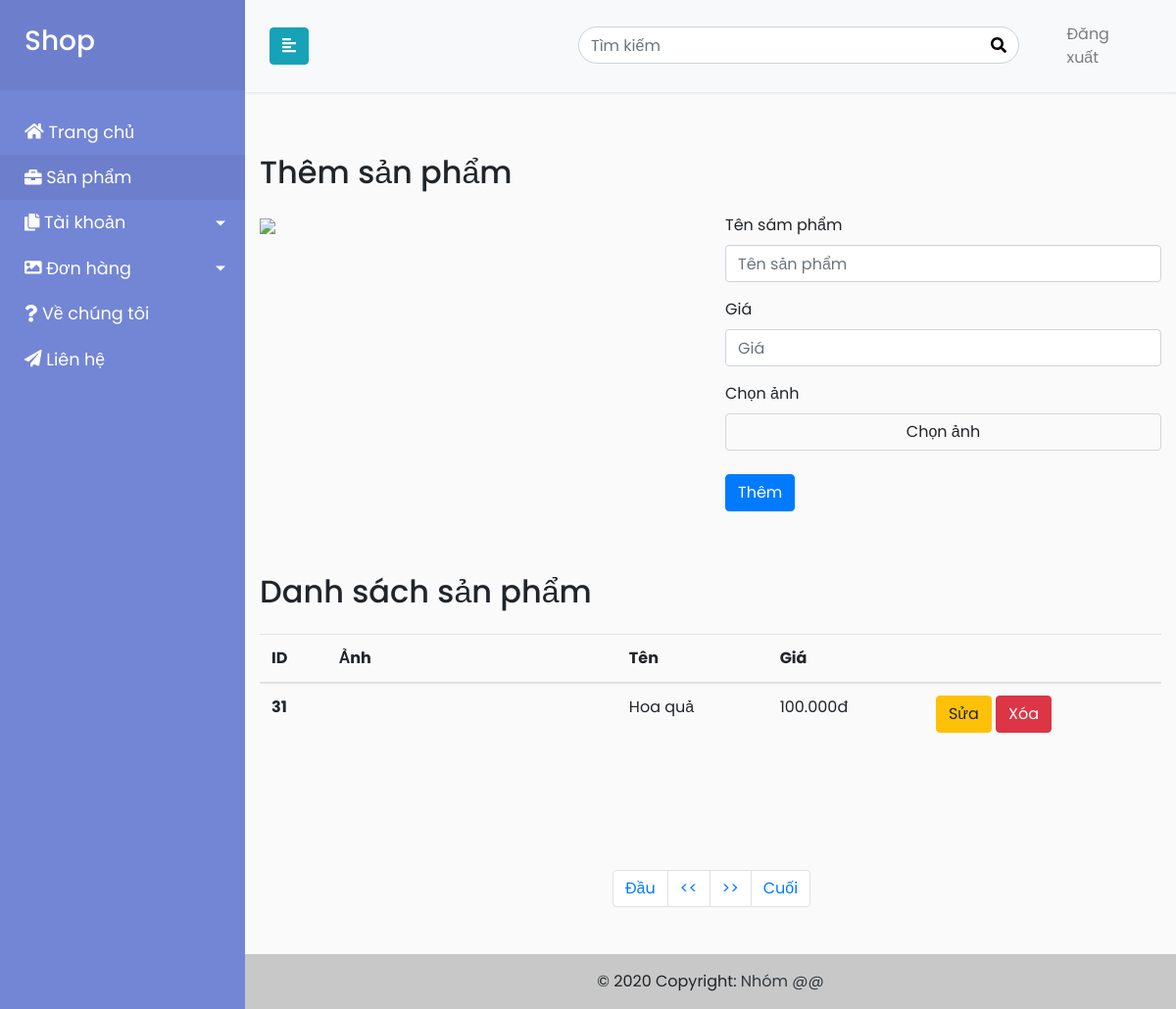
Page /products.php?page=2 (signed in) on the committed database.
### tables this page shows
CREATE TABLE `products` (
  `id` int(11) NOT NULL,
  `name` varchar(256) NOT NULL,
  `price` int(11) NOT NULL,
  `image` varchar(256) NOT NULL,
  `created` datetime NOT NULL DEFAULT current_timestamp()
);

### controllers/functions/formatMoney.php (called while the page is built, shortened)
<?php
	function formatMoney($number, $fractional=false) {
        while (true) {
            $replaced = preg_replace('/(-?\d+)(\d\d\d)/', '$1.$2', $number);
            if ($replaced != $number) {
                $number = $replaced;
            } else {
                break;
            }
        }
        return $number;
    }
?>

### controllers/product/read_table.php (the view, shortened to what this page needs)
<?php
    include_once 'controllers/functions/formatMoney.php';
	if (isset($_GET['page'])) {
        $page = $_GET['page'];
    } else {
        $page = 1;
    }
    $no_of_records_per_page = 10;
    $offset = ($page-1) * $no_of_records_per_page;
    $conn=mysqli_connect("localhost","root","","shop");
    $sql = "SELECT * FROM products LIMIT $offset, $no_of_records_per_page";
    $res_data = mysqli_query($conn,$sql);
    while($data = mysqli_fetch_array($res_data)){
        $price = formatMoney($data["price"]);
    	echo '
			<tr>
	            <th scope="row">'.$data["id"].'</th>
	            <td><div style="background: url('.$data["image"].') center center / cover; width: 150px; height: 150px;"></div></td>
	            <td>'.$data["name"].'</td>
	            <td>'.$price.'đ</td>
	            <td>
					<button type="button" class="btn btn-warning">Sửa</button>
	            	<button type="button" class="btn btn-danger">Xóa</button>
				</td>
	        </tr>
		';
    }
?>

### views/assets/css/style.css (style rules this page uses)
body { font-family: 'Poppins', sans-serif; background: #fafafa; }

### rows in the picture
products: id "31", name "Hoa quả", price "100.000"
